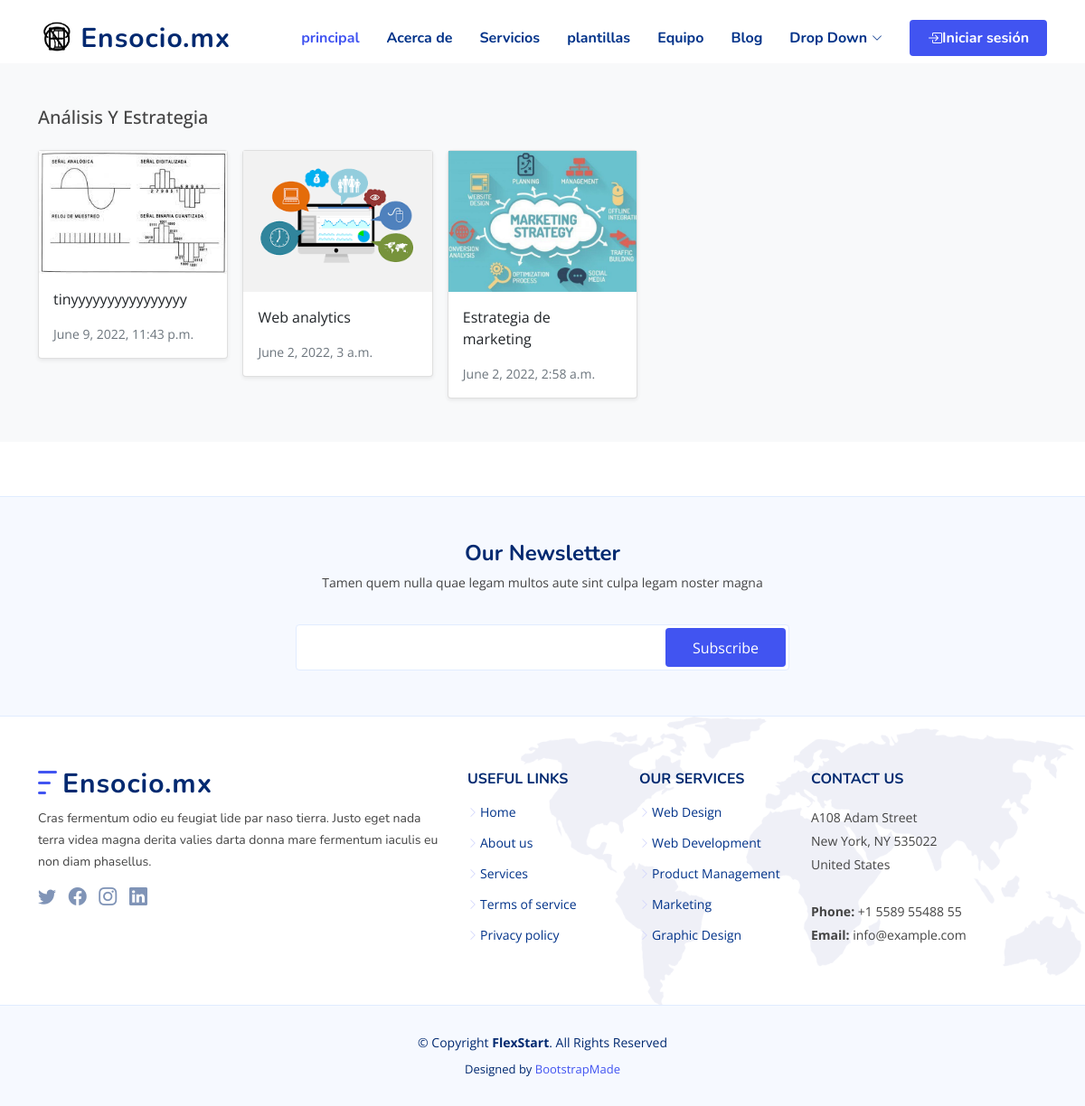
Page /shop/analisis-y-estrategia/ on the committed database.
### Shop/models.py (models this page shows, shortened)
class Category(models.Model):
    name = models.CharField(max_length=255, db_index=True)
    slug = models.SlugField(max_length=255, unique=True)
    class Meta:
        verbose_name_plural = 'categories'
    def get_absolute_url(self):
        return reverse('Shop:category_list', args=[self.slug])

class Product(models.Model):
    category = models.ForeignKey(Category, related_name='product', on_delete=models.CASCADE)
    created_by = models.ForeignKey(settings.AUTH_USER_MODEL, on_delete=models.CASCADE, related_name='product_creator')
    title = models.CharField(max_length=255)
    author = models.CharField(max_length=255, default='admin')
    description = tinymce_models.HTMLField(blank=True)
    image = models.ImageField(upload_to='images/', default='images/default.png')
    slug = models.SlugField(max_length=255)
    price = models.DecimalField(max_digits=7, decimal_places=2)
    old_price = models.DecimalField(max_digits=7, decimal_places=2, null=True)
    in_stock = models.BooleanField(default=True)
    is_active = models.BooleanField(default=True)
    created = models.DateTimeField(auto_now_add=True)
    updated = models.DateTimeField(auto_now=True)
    objects = models.Manager()
    products = ProductManager()
    class Meta:
        verbose_name_plural = 'Products'
        ordering = ('-created',)
    def get_absolute_url(self):
        return reverse('Shop:product_detail', args=[self.slug])

### Shop/views.py (the view)
# urls.py: path('shop/<slug:category_slug>/', views.category_list, name='category_list'),
def category_list(request, category_slug=None):
    category = get_object_or_404(Category, slug=category_slug)
    products = Product.objects.filter(category=category)
    context = {
        'category': category,
        'products': products,
    }
    return render(request, 'Shop/products/category.html', context)

### Shop/models.py (called while the page is built)
    def get_absolute_url(self):
        return reverse('Shop:plantilla_category_list', args=[self.slug_p])

### Shop/views.py (called while the page is built)
def categories(request):
    return {
        'categories': Category.objects.all()
    }

def categoriesplantillas(request):
    return {
        'categoriesplantillas': CategoryPlantillas.objects.all()
    }

### basket/basket.py (called while the page is built)
    def __len__(self):
        return sum(item['qty'] for item in self.basket.values())

### template/Shop/products/category.html (shortened to what this page needs)
{% extends "../base.html" %}
{% load static %}
{% block content %}
<main>
  <div class="album py-5 bg-light">
    <div class="container">
      <div class="pb-3 h5">{{category.name|title}}</div>
      <div class="row row-cols-1 row-cols-sm-2 row-cols-md-5 g-3">
        {% for product in products %}
        <div class="col">
          <div class="card shadow-sm">
          <img class="img-fluid" alt="Responsive image" src="{{ product.image.url }}">
            <div class="card-body">
              <p class="card-text">
                <a class="text-dark text-decoration-none" href="{{ product.get_absolute_url }}">{{ product.title }}</a>
              </p>
              <div class="d-flex justify-content-between align-items-center">
                <small class="text-muted">{{ product.created }}</small>
              </div>
            </div>
          </div>
        </div>
        {% endfor %}
      </div>
    </div>
  </div>
</main>
{% endblock %}

### static/css/style.css (style rules this page uses)
:root { scroll-behavior: smooth; }
body { font-family: "Open Sans", sans-serif; color: #444444; }
a { color: #4154f1; text-decoration: none; }

### rows in the picture
Category: name "Análisis Y Estrategia"
Product: image (picture), title "tinyyyyyyyyyyyyyyyy", created "June 9, 2022, 11:43 p.m."
Product: image (picture), title "Web analytics", created "June 2, 2022, 3 a.m."
Product: image (picture), title "Estrategia de marketing", created "June 2, 2022, 2:58 a.m."
